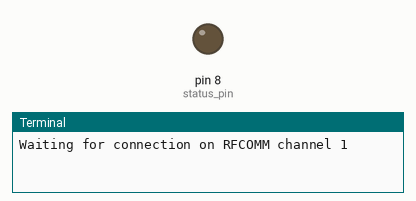
This program was run on a simulated Raspberry Pi (header pin numbers). On the bench: output pins drawn as LEDs (lit = HIGH), the last lines printed to the terminal. A phone connects over Bluetooth after 1 s.

Above: at 0.1 s.
At 1.1 s:
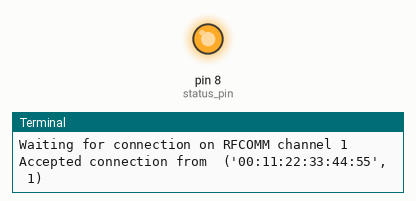
Timing chart, 0 to 2.6 s (numbered marks = the images above):
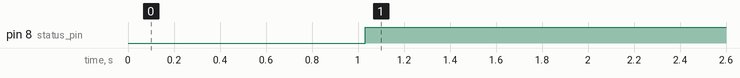

The program:

rpiServer.py
```python
import os
import glob
import time
import RPi.GPIO as gpio
from bluetooth import *

os.system('modprobe w1-gpio')
os.system('modprobe w1-therm')
input_pin = 10
status_pin = 8

gpio.setmode(gpio.BOARD)
gpio.setup(input_pin, gpio.IN)
gpio.setup(status_pin, gpio.OUT)
gpio.setup(input_pin, gpio.IN, pull_up_down=gpio.PUD_DOWN)

#base_dir = '/sys/bus/w1/devices/'
#device_folder = glob.glob(base_dir + '28*')[0]
#device_file = device_folder + '/w1_slave'

gpio.output(status_pin, gpio.LOW)


# Returns if button is high
def read_status():
  return gpio.input(input_pin) == gpio.HIGH

server_sock = BluetoothSocket(RFCOMM)
server_sock.bind(("", PORT_ANY))
server_sock.listen(1)

port = server_sock.getsockname()[1]

uuid = "94f39d29-7d6d-437d-973b-fba39e49d4ee"

advertise_service(server_sock, "LifePodServer", service_id = uuid, service_classes = [uuid, SERIAL_PORT_CLASS], profiles = [SERIAL_PORT_PROFILE],)

"""
while True:
  print(read_status())
"""

while True:
  print "Waiting for connection on RFCOMM channel %d" % port
  client_sock, client_info = server_sock.accept()
  gpio.output(status_pin, gpio.HIGH)
  print "Accepted connection from ", client_info
  try:
    data = client_sock.recv(1024)
    if len(data) == 0: break
    print "recieved [%s]" % data
    if data == 'threatStatus':
      print(read_status())
      if read_status():
        data = "T"
      else:
        data = "F"
    else:
      data = 'unknownd'
    client_sock.send(data)
    gpio.output(status_pin, gpio.LOW)
    print "sending [%s]" % data

  except IOError:
    pass

  except KeyboardInterrupt:
    gpio.output(status_pin, gpio.LOW)
    print "disconnected"
    client_sock.close()
    server_sock.close()
    print "all done"
    break
```

Measured:
- by itself, pin 8 (status_pin): LOW → HIGH at 1.0 s
